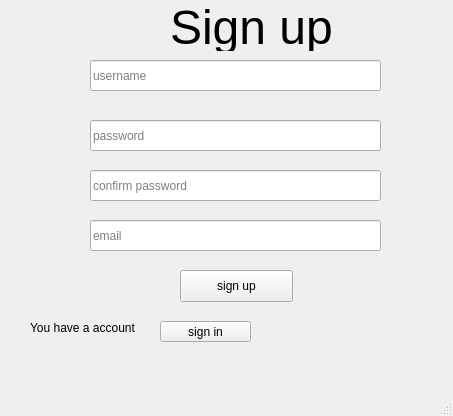
<?xml version="1.0" encoding="UTF-8"?>
<ui version="4.0">
 <class>MainWindow</class>
 <widget class="QMainWindow" name="MainWindow">
  <property name="geometry">
   <rect>
    <x>0</x>
    <y>0</y>
    <width>453</width>
    <height>416</height>
   </rect>
  </property>
  <property name="windowTitle">
   <string>MainWindow</string>
  </property>
  <widget class="QWidget" name="centralwidget">
   <widget class="QLineEdit" name="cfp_input">
    <property name="geometry">
     <rect>
      <x>90</x>
      <y>170</y>
      <width>291</width>
      <height>31</height>
     </rect>
    </property>
    <property name="text">
     <string/>
    </property>
    <property name="placeholderText">
     <string>confirm password</string>
    </property>
   </widget>
   <widget class="QPushButton" name="signup_button">
    <property name="geometry">
     <rect>
      <x>180</x>
      <y>270</y>
      <width>113</width>
      <height>32</height>
     </rect>
    </property>
    <property name="text">
     <string>sign up</string>
    </property>
   </widget>
   <widget class="QLabel" name="bigsignup">
    <property name="geometry">
     <rect>
      <x>170</x>
      <y>0</y>
      <width>171</width>
      <height>51</height>
     </rect>
    </property>
    <property name="text">
     <string>&lt;html&gt;&lt;head/&gt;&lt;body&gt;&lt;p&gt;&lt;span style=&quot; font-size:36pt;&quot;&gt;Sign up&lt;/span&gt;&lt;/p&gt;&lt;/body&gt;&lt;/html&gt;</string>
    </property>
   </widget>
   <widget class="QLineEdit" name="password_input">
    <property name="geometry">
     <rect>
      <x>90</x>
      <y>120</y>
      <width>291</width>
      <height>31</height>
     </rect>
    </property>
    <property name="text">
     <string/>
    </property>
    <property name="placeholderText">
     <string>password</string>
    </property>
   </widget>
   <widget class="QLabel" name="youhaveaaccout">
    <property name="geometry">
     <rect>
      <x>30</x>
      <y>320</y>
      <width>151</width>
      <height>16</height>
     </rect>
    </property>
    <property name="text">
     <string>You have a account</string>
    </property>
   </widget>
   <widget class="QPushButton" name="signin_button">
    <property name="geometry">
     <rect>
      <x>160</x>
      <y>321</y>
      <width>91</width>
      <height>21</height>
     </rect>
    </property>
    <property name="text">
     <string>sign in</string>
    </property>
   </widget>
   <widget class="QLineEdit" name="email_input">
    <property name="geometry">
     <rect>
      <x>90</x>
      <y>220</y>
      <width>291</width>
      <height>31</height>
     </rect>
    </property>
    <property name="text">
     <string/>
    </property>
    <property name="placeholderText">
     <string>email</string>
    </property>
   </widget>
   <widget class="QLineEdit" name="username_input">
    <property name="geometry">
     <rect>
      <x>90</x>
      <y>60</y>
      <width>291</width>
      <height>31</height>
     </rect>
    </property>
    <property name="text">
     <string/>
    </property>
    <property name="placeholderText">
     <string>username</string>
    </property>
   </widget>
  </widget>
  <widget class="QMenuBar" name="menubar">
   <property name="geometry">
    <rect>
     <x>0</x>
     <y>0</y>
     <width>453</width>
     <height>18</height>
    </rect>
   </property>
  </widget>
  <widget class="QStatusBar" name="statusbar"/>
 </widget>
 <resources/>
 <connections/>
</ui>
